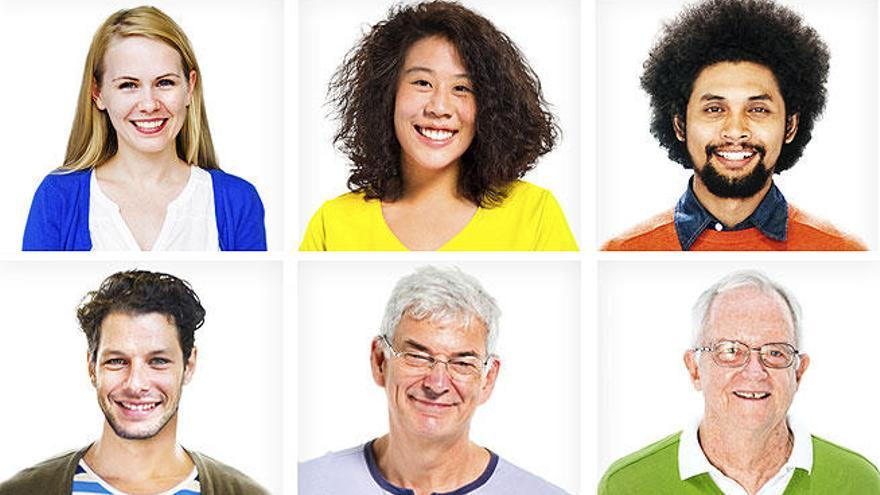
#> input picture images/img1.jpg, 880 x 495 px
$ python -i face_detection.py   (imports and definitions only)
#> lines starting #> are read from the running program, lines starting #| are printed output that depends on the picture
# tasks/face_detection.py

import cv2
import numpy as np
import base64
from io import BytesIO
from PIL import Image

# Cargar el modelo Haar Cascade preentrenado para detección facial
face_cascade = cv2.CascadeClassifier(cv2.data.haarcascades + 'haarcascade_frontalface_default.xml')

def decode_image(base64_str: str) -> np.ndarray:
    """Convierte una imagen en base64 a un array de OpenCV"""
    image_data = base64.b64decode(base64_str)
    image = Image.open(BytesIO(image_data)).convert("RGB")
    return cv2.cvtColor(np.array(image), cv2.COLOR_RGB2BGR)

def detect_faces(base64_image: str):
    """Devuelve una lista de rectángulos de rostros detectados"""
    img = decode_image(base64_image)
    gray = cv2.cvtColor(img, cv2.COLOR_BGR2GRAY)
    faces = face_cascade.detectMultiScale(gray, scaleFactor=1.1, minNeighbors=5)

    results = []
    for (x, y, w, h) in faces:
        results.append({"x": int(x), "y": int(y), "w": int(w), "h": int(h)})

    return {
        "face_count": len(results),
        "faces": results
    }

>>> import cv2
>>> picture = cv2.imread('../images/img1.jpg', cv2.IMREAD_GRAYSCALE)
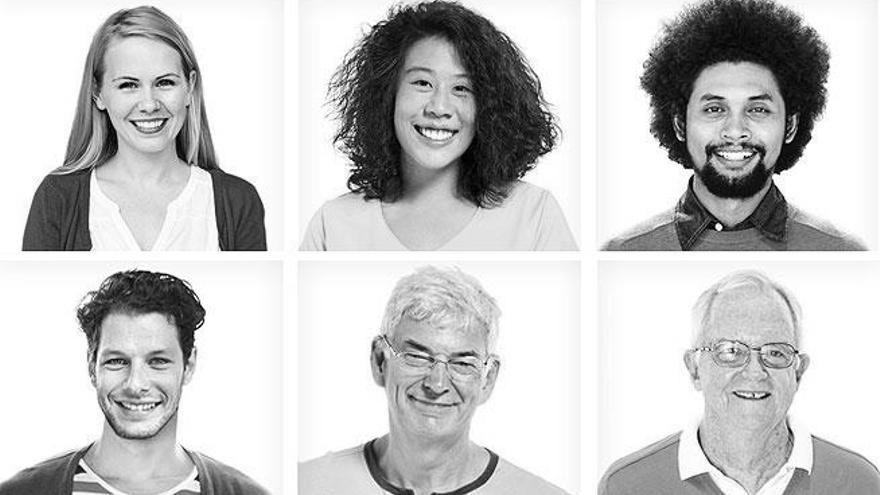
#> picture: shape (495, 880); min 0, max 255, mean 199.7
#> (the run stopped early here; a loop or call above may not have finished)

$ run again, on images/img2.jpeg
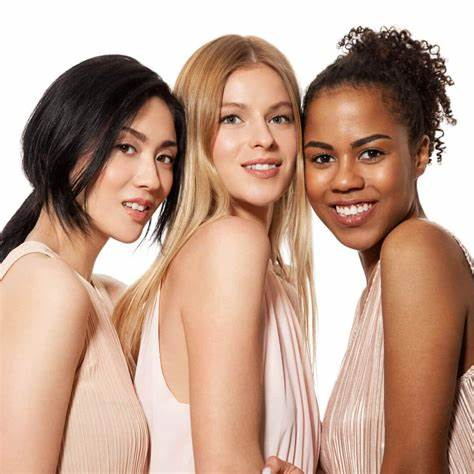
#> input picture images/img2.jpeg, 474 x 474 px
#> `picture = cv2.imread('../images/img1.jpg', cv2.IMREAD_GRAYSCALE)`:
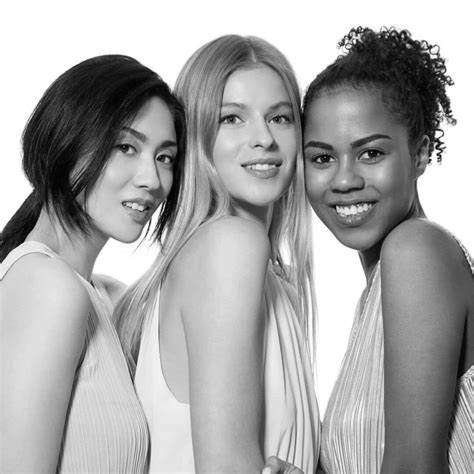
#> picture: shape (474, 474); min 0, max 255, mean 167

$ run again, on images/img3.jpeg
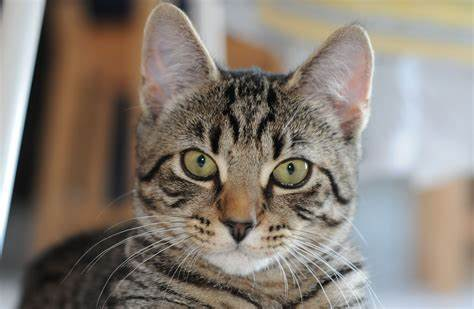
#> input picture images/img3.jpeg, 474 x 309 px
#> `picture = cv2.imread('../images/img1.jpg', cv2.IMREAD_GRAYSCALE)`:
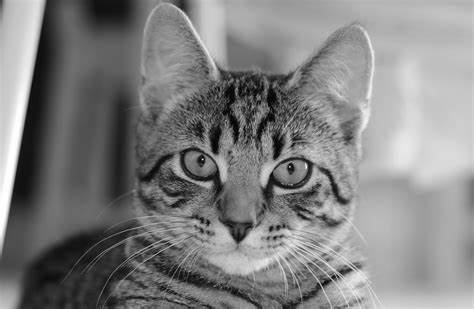
#> picture: shape (309, 474); min 0, max 255, mean 128.9

$ run again, on images/img4.jpeg
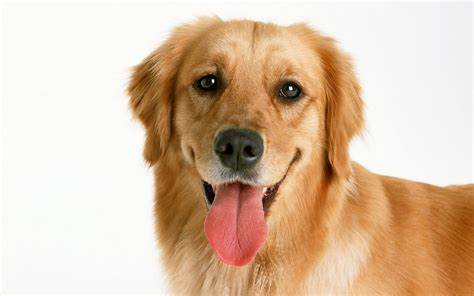
#> input picture images/img4.jpeg, 474 x 296 px
#> `picture = cv2.imread('../images/img1.jpg', cv2.IMREAD_GRAYSCALE)`:
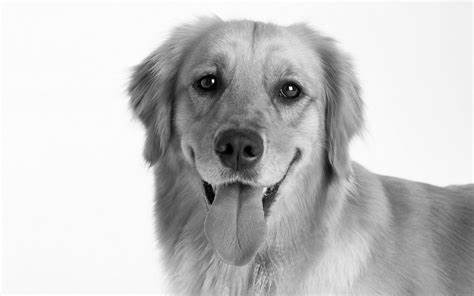
#> picture: shape (296, 474); min 0, max 255, mean 197.4
